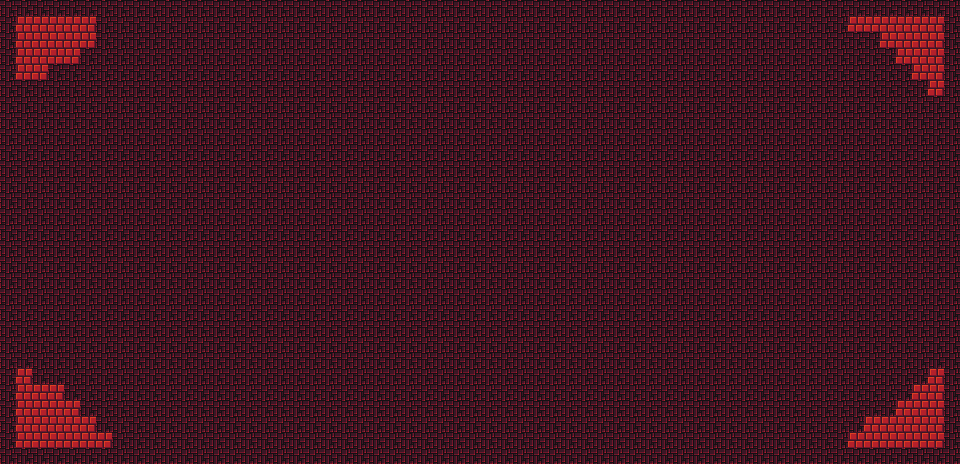

Rendered tile map (Tiled .tmx) drawn with the repository's tilesets; below, a short description and the full map source, tile grids included:
An orthogonal 60x29 tile map with 16x16 px tiles, 1 tile layer (Tile Layer 1).

<map version="1.10" tiledversion="1.10.2" orientation="orthogonal" renderorder="right-down" width="60" height="29" tilewidth="16" tileheight="16" infinite="0" nextlayerid="2" nextobjectid="1">
 <tileset firstgid="1" source="hell.tsx" />
 <layer id="1" name="Tile Layer 1" width="60" height="29">
  <data encoding="csv">
10,10,10,10,10,10,10,10,10,10,10,10,10,10,10,10,10,10,10,10,10,10,10,10,10,10,10,10,10,10,10,10,10,10,10,10,10,10,10,10,10,10,10,10,10,10,10,10,10,10,10,10,10,10,10,10,10,10,10,10,
10,4,4,4,4,4,10,10,10,10,10,10,10,10,10,10,10,10,10,10,10,10,10,10,10,10,10,10,10,10,10,10,10,10,10,10,10,10,10,10,10,10,10,10,10,10,10,10,10,10,10,10,10,4,4,4,4,4,4,10,
10,4,4,4,4,4,10,10,10,10,10,10,10,10,10,10,10,10,10,10,10,10,10,10,10,10,10,10,10,10,10,10,10,10,10,10,10,10,10,10,10,10,10,10,10,10,10,10,10,10,10,10,10,10,10,4,4,4,4,10,
10,4,4,4,4,10,10,10,10,10,10,10,10,10,10,10,10,10,10,10,10,10,10,10,10,10,10,10,10,10,10,10,10,10,10,10,10,10,10,10,10,10,10,10,10,10,10,10,10,10,10,10,10,10,10,10,4,4,4,10,
10,4,4,10,10,10,10,10,10,10,10,10,10,10,10,10,10,10,10,10,10,10,10,10,10,10,10,10,10,10,10,10,10,10,10,10,10,10,10,10,10,10,10,10,10,10,10,10,10,10,10,10,10,10,10,10,10,4,4,10,
10,10,10,10,10,10,10,10,10,10,10,10,10,10,10,10,10,10,10,10,10,10,10,10,10,10,10,10,10,10,10,10,10,10,10,10,10,10,10,10,10,10,10,10,10,10,10,10,10,10,10,10,10,10,10,10,10,10,4,10,
10,10,10,10,10,10,10,10,10,10,10,10,10,10,10,10,10,10,10,10,10,10,10,10,10,10,10,10,10,10,10,10,10,10,10,10,10,10,10,10,10,10,10,10,10,10,10,10,10,10,10,10,10,10,10,10,10,10,10,10,
10,10,10,10,10,10,10,10,10,10,10,10,10,10,10,10,10,10,10,10,10,10,10,10,10,10,10,10,10,10,10,10,10,10,10,10,10,10,10,10,10,10,10,10,10,10,10,10,10,10,10,10,10,10,10,10,10,10,10,10,
10,10,10,10,10,10,10,10,10,10,10,10,10,10,10,10,10,10,10,10,10,10,10,10,10,10,10,10,10,10,10,10,10,10,10,10,10,10,10,10,10,10,10,10,10,10,10,10,10,10,10,10,10,10,10,10,10,10,10,10,
10,10,10,10,10,10,10,10,10,10,10,10,10,10,10,10,10,10,10,10,10,10,10,10,10,10,10,10,10,10,10,10,10,10,10,10,10,10,10,10,10,10,10,10,10,10,10,10,10,10,10,10,10,10,10,10,10,10,10,10,
10,10,10,10,10,10,10,10,10,10,10,10,10,10,10,10,10,10,10,10,10,10,10,10,10,10,10,10,10,10,10,10,10,10,10,10,10,10,10,10,10,10,10,10,10,10,10,10,10,10,10,10,10,10,10,10,10,10,10,10,
10,10,10,10,10,10,10,10,10,10,10,10,10,10,10,10,10,10,10,10,10,10,10,10,10,10,10,10,10,10,10,10,10,10,10,10,10,10,10,10,10,10,10,10,10,10,10,10,10,10,10,10,10,10,10,10,10,10,10,10,
10,10,10,10,10,10,10,10,10,10,10,10,10,10,10,10,10,10,10,10,10,10,10,10,10,10,10,10,10,10,10,10,10,10,10,10,10,10,10,10,10,10,10,10,10,10,10,10,10,10,10,10,10,10,10,10,10,10,10,10,
10,10,10,10,10,10,10,10,10,10,10,10,10,10,10,10,10,10,10,10,10,10,10,10,10,10,10,10,10,10,10,10,10,10,10,10,10,10,10,10,10,10,10,10,10,10,10,10,10,10,10,10,10,10,10,10,10,10,10,10,
10,10,10,10,10,10,10,10,10,10,10,10,10,10,10,10,10,10,10,10,10,10,10,10,10,10,10,10,10,10,10,10,10,10,10,10,10,10,10,10,10,10,10,10,10,10,10,10,10,10,10,10,10,10,10,10,10,10,10,10,
10,10,10,10,10,10,10,10,10,10,10,10,10,10,10,10,10,10,10,10,10,10,10,10,10,10,10,10,10,10,10,10,10,10,10,10,10,10,10,10,10,10,10,10,10,10,10,10,10,10,10,10,10,10,10,10,10,10,10,10,
10,10,10,10,10,10,10,10,10,10,10,10,10,10,10,10,10,10,10,10,10,10,10,10,10,10,10,10,10,10,10,10,10,10,10,10,10,10,10,10,10,10,10,10,10,10,10,10,10,10,10,10,10,10,10,10,10,10,10,10,
10,10,10,10,10,10,10,10,10,10,10,10,10,10,10,10,10,10,10,10,10,10,10,10,10,10,10,10,10,10,10,10,10,10,10,10,10,10,10,10,10,10,10,10,10,10,10,10,10,10,10,10,10,10,10,10,10,10,10,10,
10,10,10,10,10,10,10,10,10,10,10,10,10,10,10,10,10,10,10,10,10,10,10,10,10,10,10,10,10,10,10,10,10,10,10,10,10,10,10,10,10,10,10,10,10,10,10,10,10,10,10,10,10,10,10,10,10,10,10,10,
10,10,10,10,10,10,10,10,10,10,10,10,10,10,10,10,10,10,10,10,10,10,10,10,10,10,10,10,10,10,10,10,10,10,10,10,10,10,10,10,10,10,10,10,10,10,10,10,10,10,10,10,10,10,10,10,10,10,10,10,
10,10,10,10,10,10,10,10,10,10,10,10,10,10,10,10,10,10,10,10,10,10,10,10,10,10,10,10,10,10,10,10,10,10,10,10,10,10,10,10,10,10,10,10,10,10,10,10,10,10,10,10,10,10,10,10,10,10,10,10,
10,10,10,10,10,10,10,10,10,10,10,10,10,10,10,10,10,10,10,10,10,10,10,10,10,10,10,10,10,10,10,10,10,10,10,10,10,10,10,10,10,10,10,10,10,10,10,10,10,10,10,10,10,10,10,10,10,10,10,10,
10,10,10,10,10,10,10,10,10,10,10,10,10,10,10,10,10,10,10,10,10,10,10,10,10,10,10,10,10,10,10,10,10,10,10,10,10,10,10,10,10,10,10,10,10,10,10,10,10,10,10,10,10,10,10,10,10,10,10,10,
10,4,10,10,10,10,10,10,10,10,10,10,10,10,10,10,10,10,10,10,10,10,10,10,10,10,10,10,10,10,10,10,10,10,10,10,10,10,10,10,10,10,10,10,10,10,10,10,10,10,10,10,10,10,10,10,10,10,4,10,
10,4,4,4,10,10,10,10,10,10,10,10,10,10,10,10,10,10,10,10,10,10,10,10,10,10,10,10,10,10,10,10,10,10,10,10,10,10,10,10,10,10,10,10,10,10,10,10,10,10,10,10,10,10,10,10,10,4,4,10,
10,4,4,4,4,10,10,10,10,10,10,10,10,10,10,10,10,10,10,10,10,10,10,10,10,10,10,10,10,10,10,10,10,10,10,10,10,10,10,10,10,10,10,10,10,10,10,10,10,10,10,10,10,10,10,10,4,4,4,10,
10,4,4,4,4,4,10,10,10,10,10,10,10,10,10,10,10,10,10,10,10,10,10,10,10,10,10,10,10,10,10,10,10,10,10,10,10,10,10,10,10,10,10,10,10,10,10,10,10,10,10,10,10,10,4,4,4,4,4,10,
10,4,4,4,4,4,4,10,10,10,10,10,10,10,10,10,10,10,10,10,10,10,10,10,10,10,10,10,10,10,10,10,10,10,10,10,10,10,10,10,10,10,10,10,10,10,10,10,10,10,10,10,10,4,4,4,4,4,4,10,
10,10,10,10,10,10,10,10,10,10,10,10,10,10,10,10,10,10,10,10,10,10,10,10,10,10,10,10,10,10,10,10,10,10,10,10,10,10,10,10,10,10,10,10,10,10,10,10,10,10,10,10,10,10,10,10,10,10,10,10
</data>
 </layer>
</map>
